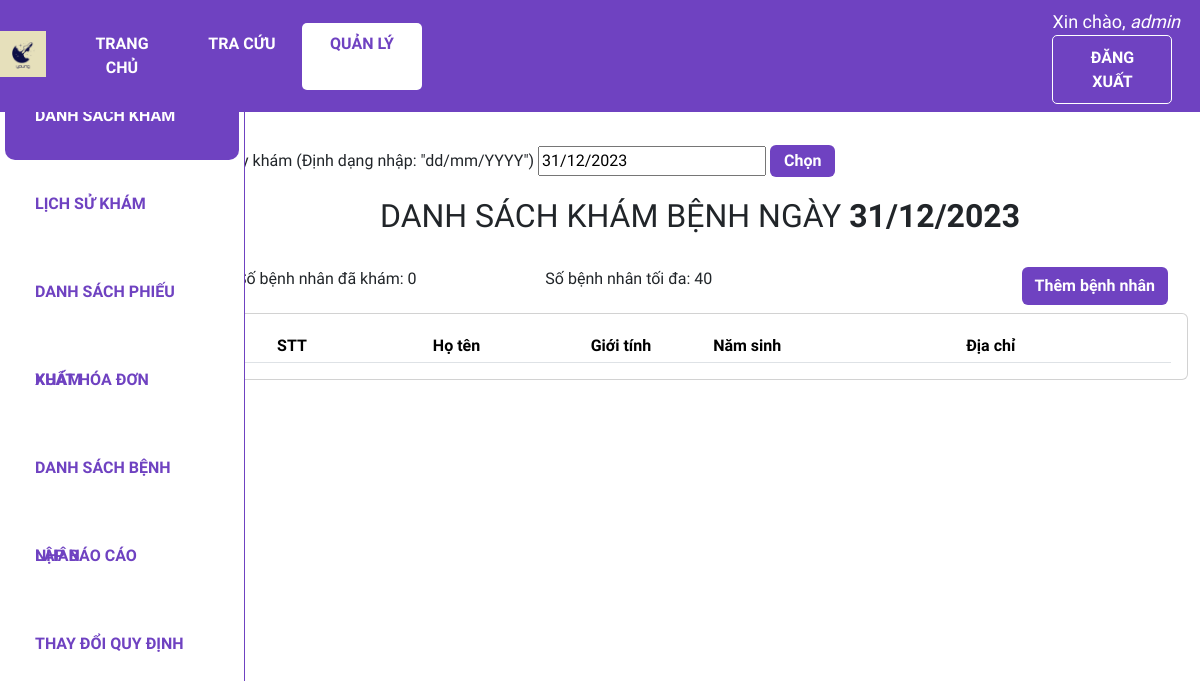
Page /dskb (signed in) on the earlier database version.
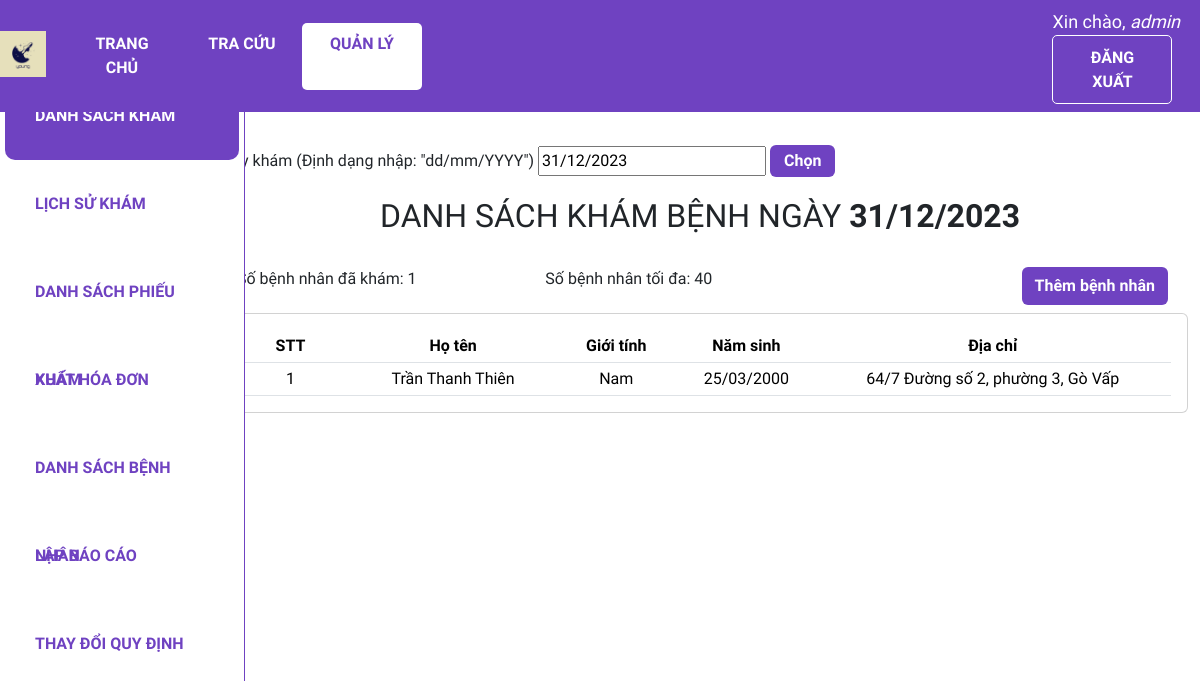
Same page on the later database version.
### web_core/models.py (models this page shows, shortened)
class BENHNHAN(models.Model):
    GIOITINH = (
        ('Nam', 'Nam'),
        ('Nữ', 'Nữ'),
    )
    id = ShortUUIDField(
        verbose_name='ID bệnh nhân',
        length=10,
        max_length=12,
        prefix="BN",
        alphabet="0123456789",
        primary_key=True)
    ho_ten = models.CharField('Họ tên', max_length = 100)
    gioi_tinh = models.CharField('Giới tính', max_length = 3, choices = GIOITINH)
    ngay_sinh = models.DateField('Ngày sinh', default = '01/01/1990', null=True)
    dia_chi = models.CharField('Địa chỉ', max_length = 255, null = True)

### web_core/views.py (the view)
# urls.py: path('dskb', views.dskb, name='quanli_dskb'),
@login_required(login_url='login')
def dskb(request):
    if len(THAMSO.objects.filter(loai='Số lượng bệnh nhân tối đa')) != 0:
        max_benhnhan = THAMSO.objects.get(loai='Số lượng bệnh nhân tối đa').now_value
    else: max_benhnhan = 40
    today = dt.today().date()
    form = dskb_filter
    if request.method == 'POST':
        form = dskb_filter(request.POST)
        if form.is_valid() and form['ngay_kham'].data != "":
            today = dt.strptime(form['ngay_kham'].data,'%d/%m/%Y')
    phieukhams = PHIEUKHAM.objects.filter(ngay_kham__date=today)
    benhnhans = []
    for benhnhan in phieukhams:
        benhnhans.append(BENHNHAN.objects.get(id=benhnhan.id_benhnhan.id))
    count = len(phieukhams)
    enum_dskb = enumerate(benhnhans,start = 1)
    context = {'enum_dskb':enum_dskb, 'count':count, 'max_benhnhan':max_benhnhan, 'today':today.strftime('%d/%m/%Y'), 'form': form}
    return render(request, 'web_core/dskb.html', context)

### web_core/templates/web_core/dskb.html (shortened to what this page needs)
{% extends 'web_core/main.html' %}
{% block content %}
<div class="row">
    <div class="col-md-2">
        {% include 'web_core/sidebar.html' %}
    </div>
    <div class="col-md-10">
        <div class='row' style="padding-bottom: 20px;">
            <div class='col'>
                <form action="" method="post">
                    {{form.ngay_kham.label_tag}}
                    {{form.ngay_kham}}
                    <input type="submit" value="Chọn">
                </form>
            </div>
        </div>
        <h2 class="table-title" style>DANH SÁCH KHÁM BỆNH NGÀY <span style="font-weight: bold">{{today}}</span></h2>
        <div class="row sub">
            <div class="col-md-4">
                <span style="padding-left: 25px;">Số bệnh nhân đã khám: {{count}}</span>
            </div>
            <div class="col-md-4">
                <span>Số bệnh nhân tối đa: {{max_benhnhan}}</span>
            </div>
            <div class="col-md-4">
                <div class="btn-text-right">
                    <a class='btn add-btn' href="{% url 'quanli_them_benhnhan'%}">Thêm bệnh nhân</a>
                </div>
            </div>
        </div>
        <div class="card card-body">
            <table class='table table-sm'>
                <tr class="table-head">
                    <th class="small-content">STT</th>
                    <th class="mid-content">Họ tên</th>
                    <th class="small-content">Giới tính</th>
                    <th class="small-content">Năm sinh</th>
                    <th class="large-content">Địa chỉ</th>
                </tr>
                {% for index, benhnhan in enum_dskb %}
                <tr>
                    <td class="small-content">{{index}}</td>
                    <td class="mid-content">{{benhnhan.ho_ten}}</td>
                    <td class="small-content">{{benhnhan.gioi_tinh}}</td>
                    <td class="small-content">{{benhnhan.ngay_sinh|date:"d/m/Y"}}</td>
                    <td class="large-content">{{benhnhan.dia_chi}}</td>
                </tr>
                {% endfor %}
            </table>
        </div>
    </div>
</div>
{% endblock %}

Differences in the rows shown:
added BENHNHAN: index "1", ho_ten "Trần Thanh Thiên", gioi_tinh "Nam", ngay_sinh "25/03/2000", dia_chi "64/7 Đường số 2, phường 3, Gò Vấp"
Other differences:
{{ count }}: "0" → "1"
